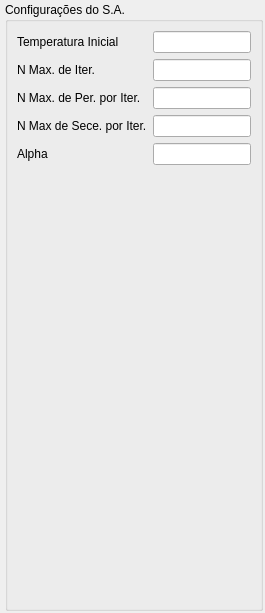
               <widget class="QWidget" name="scroll_area_widget_contents_output_2">
                <property name="geometry">
                 <rect>
                  <x>0</x>
                  <y>0</y>
                  <width>265</width>
                  <height>613</height>
                 </rect>
                </property>
                <layout class="QVBoxLayout" name="verticalLayout_9">
                 <property name="leftMargin">
                  <number>5</number>
                 </property>
                 <property name="topMargin">
                  <number>2</number>
                 </property>
                 <property name="rightMargin">
                  <number>2</number>
                 </property>
                 <property name="bottomMargin">
                  <number>2</number>
                 </property>
                 <item>
                  <widget class="QGroupBox" name="group_box_output_settings_2">
                   <property name="title">
                    <string>Configurações do S.A.</string>
                   </property>
                   <layout class="QFormLayout" name="formLayout">
                    <item row="0" column="0">
                     <widget class="QLabel" name="label_sa_temp_initial">
                      <property name="text">
                       <string>Temperatura Inicial</string>
                      </property>
                     </widget>
                    </item>
                    <item row="0" column="1">
                     <widget class="QLineEdit" name="input_sa_temp_initial"/>
                    </item>
                    <item row="1" column="0">
                     <widget class="QLabel" name="label_sa_num_max_iterations">
                      <property name="text">
                       <string>N Max. de Iter.</string>
                      </property>
                     </widget>
                    </item>
                    <item row="3" column="0">
                     <widget class="QLabel" name="label_sa_num_max_sucess_per_iteration">
                      <property name="text">
                       <string>N Max de Sece. por Iter.</string>
                      </property>
                     </widget>
                    </item>
                    <item row="2" column="0">
                     <widget class="QLabel" name="label_sa_num_max_perturbation_per_iteration">
                      <property name="text">
                       <string>N Max. de Per. por Iter.</string>
                      </property>
                     </widget>
                    </item>
                    <item row="1" column="1">
                     <widget class="QLineEdit" name="input_sa_num_max_iterations"/>
                    </item>
                    <item row="2" column="1">
                     <widget class="QLineEdit" name="input_sa_num_max_perturbation_per_iteration"/>
                    </item>
                    <item row="3" column="1">
                     <widget class="QLineEdit" name="input_sa_num_max_sucess_per_iteration"/>
                    </item>
                    <item row="4" column="0">
                     <widget class="QLabel" name="label_sa_alpha">
                      <property name="text">
                       <string>Alpha</string>
                      </property>
                     </widget>
                    </item>
                    <item row="4" column="1">
                     <widget class="QLineEdit" name="input_sa_alpha"/>
                    </item>
                   </layout>
                  </widget>
                 </item>
                </layout>
               </widget>
